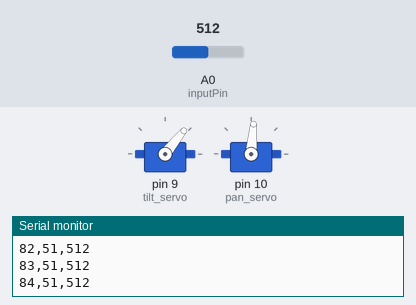
Recording of a sketch running on a simulated Arduino Uno, built with avr-gcc and run on an emulated ATmega328P. On the bench: 2 × servo, the last lines printed to the serial monitor. Inputs (shaded band) come from the test bench; at power-on: A0 (inputPin) = 512.

Above: at 1.27 s.
1.3 s: A0 (inputPin) set to 11
At 2.08 s:
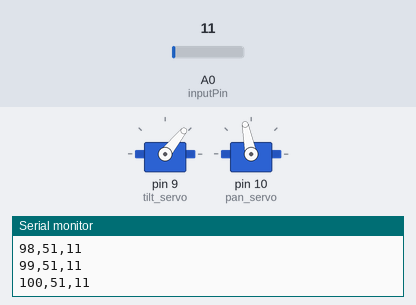
4.3 s: A0 (inputPin) set to 8
At 5.52 s:
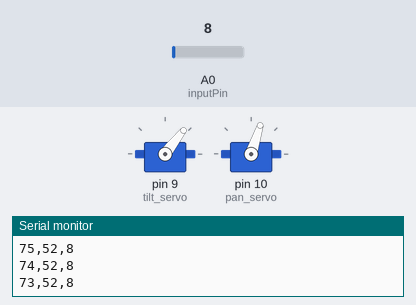
Timing chart, 0 to 29.2 s (numbered marks = the images above; inputs shaded):
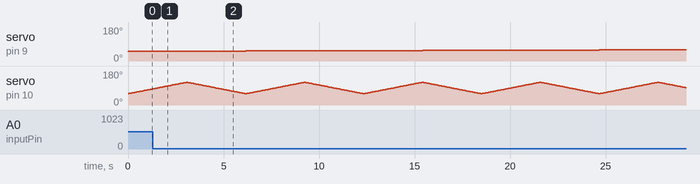

The sketch:

mp2.ino
```cpp
#include <Servo.h>

Servo tilt_servo;
Servo pan_servo;

int inputPin = A0;
int pan_interval = 50;
int tilt_interval = 50;
int pan_increment = 1;
int tilt_increment = 1;
int pan_angle = 0;
int tilt_angle = 0;
bool pan_direction = true;
bool tilt_direction = true;
bool tilt_changed = false;
int min_pan_angle = 60;
int min_tilt_angle = 50;
int max_pan_angle = 120;
int max_tilt_angle = 120;
bool set_start_pos = true;
bool done = false;

void setup() {
  tilt_servo.attach(9);
  pan_servo.attach(10);
  Serial.begin(9600);
}

void loop() {
  if (set_start_pos){
    tilt_servo.write(min_tilt_angle);
    pan_servo.write(min_pan_angle);
    set_start_pos = false;
  }else if (not done){
    tilt_changed = false;
    if (pan_angle >= max_pan_angle){
      pan_angle = max_pan_angle;
      pan_direction = false;
      check_tilt();
    }else if (pan_angle <= min_pan_angle) {
      pan_angle = min_pan_angle;
      pan_direction = true;
	    check_tilt();
    }

    if (tilt_changed) {
      tilt_angle += tilt_increment;
      tilt_servo.write(tilt_angle);
      delay(tilt_interval);
      read_IR();
    }

    if (pan_direction) {
      pan_angle += pan_increment;
    } else {
      pan_angle -= pan_increment;
    }
    pan_servo.write(pan_angle);
    delay(pan_interval);
    read_IR();
  }
}

void check_tilt() {
  if (tilt_angle >= max_tilt_angle){
    tilt_angle = max_tilt_angle;
    tilt_direction = false;
    done = true; // exit because scan is finished
  }else if (tilt_angle <= min_tilt_angle) {
    tilt_angle = min_tilt_angle;
    tilt_direction = true;
  }
  if (tilt_direction) {
    tilt_changed = true;
  }
}

void read_IR(){
  int sum = analogRead(inputPin);
  Serial.print(pan_angle);
  Serial.print(",");
  Serial.print(tilt_angle);
  Serial.print(",");
  Serial.println(sum);
}
```

Measured:
- the behaviour switches between 10 and 9 on A0 (inputPin) (found by bisection; images 1 and 2)
